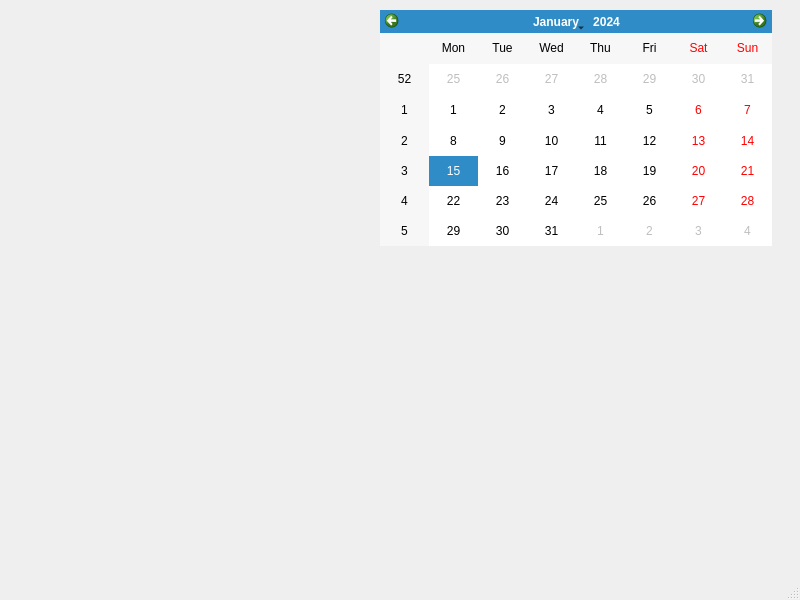
<?xml version="1.0" encoding="UTF-8"?>
<ui version="4.0">
 <class>MainWindow</class>
 <widget class="QMainWindow" name="MainWindow">
  <property name="geometry">
   <rect>
    <x>0</x>
    <y>0</y>
    <width>800</width>
    <height>600</height>
   </rect>
  </property>
  <property name="windowTitle">
   <string>MainWindow</string>
  </property>
  <widget class="QWidget" name="centralwidget">
   <widget class="QCalendarWidget" name="calendarWidget">
    <property name="geometry">
     <rect>
      <x>380</x>
      <y>10</y>
      <width>392</width>
      <height>236</height>
     </rect>
    </property>
    <property name="minimumDate">
     <date>
      <year>2000</year>
      <month>1</month>
      <day>1</day>
     </date>
    </property>
   </widget>
  </widget>
  <widget class="QMenuBar" name="menubar">
   <property name="geometry">
    <rect>
     <x>0</x>
     <y>0</y>
     <width>800</width>
     <height>26</height>
    </rect>
   </property>
  </widget>
  <widget class="QStatusBar" name="statusbar"/>
 </widget>
 <resources/>
 <connections/>
</ui>
